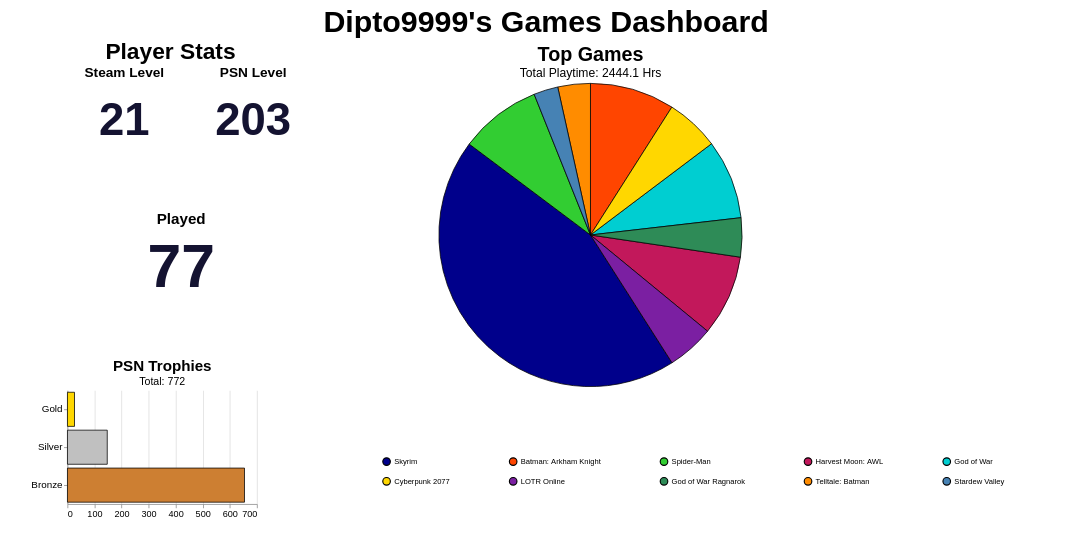

Express this chart as Vega-Lite.
### Vega-Lite specification from a JSON file in a GitHub repository (floating-point values rounded to 4 significant figures)
{"background": null, "config": {"view": {"continuousWidth": 300, "continuousHeight": 300, "strokeOpacity": 0, "strokeWidth": 1.5}, "axis": {"labelFontSize": 12, "titleFontSize": 16}, "legend": {"labelFontSize": 10, "titleFontSize": 16}}, "hconcat": [{"vconcat": [{"hconcat": [{"data": {"name": "data-5d6aeba095252c326bbbfd5f7abdc85a"}, "mark": {"type": "text", "align": "center", "baseline": "middle", "color": "#141331", "fontSize": 60, "fontWeight": "bold"}, "encoding": {"text": {"field": "Value", "type": "quantitative"}, "x": {"axis": null, "field": "Metric", "type": "nominal"}, "y": {"value": 50}}, "height": 150, "title": {"text": "Steam Level", "anchor": "middle", "fontSize": 18}, "width": 150}, {"data": {"name": "data-209579f83bb465219158f903efdbaf51"}, "mark": {"type": "text", "align": "center", "baseline": "middle", "color": "#141331", "fontSize": 60, "fontWeight": "bold"}, "encoding": {"text": {"field": "Value", "type": "quantitative"}, "x": {"axis": null, "field": "Metric", "type": "nominal"}, "y": {"value": 50}}, "height": 150, "title": {"text": "PSN Level", "anchor": "middle", "fontSize": 18}, "width": 150}]}, {"data": {"name": "data-0806719922ab0a69d8ed35284b9451c4"}, "mark": {"type": "text", "align": "center", "baseline": "middle", "color": "#141331", "fontSize": 80, "fontWeight": "bold"}, "encoding": {"text": {"field": "Value", "type": "quantitative"}, "x": {"axis": null, "field": "Metric", "type": "nominal"}, "y": {"value": 50}}, "height": 150, "title": {"text": "Played", "anchor": "middle", "fontSize": 20}, "width": 300}, {"data": {"name": "data-b5e5e3621ebe956b3f4f9d97cbbacadf"}, "mark": {"type": "bar", "stroke": "black", "strokeWidth": 1}, "encoding": {"color": {"field": "type", "legend": null, "scale": {"domain": ["Platinum", "Gold", "Silver", "Bronze"], "range": ["#B9F2FF", "#FFD700", "#C0C0C0", "#CD7F32"]}, "type": "nominal"}, "tooltip": [{"field": "type", "title": "Trophy", "type": "nominal"}, {"field": "count", "title": "Count", "type": "quantitative"}], "x": {"axis": {"tickMinStep": 1, "title": ""}, "field": "count", "type": "quantitative"}, "y": {"axis": {"labelFontSize": 13, "title": ""}, "field": "type", "sort": ["Platinum", "Gold", "Silver", "Bronze"], "type": "nominal"}}, "height": 150, "title": {"text": "PSN Trophies", "anchor": "middle", "fontSize": 20, "subtitle": "Total: 772", "subtitleFontSize": 14}, "width": 250}], "title": {"text": "Player Stats", "anchor": "middle", "fontSize": 30}}, {"data": {"name": "data-e02f2c1edd48e33dbb5a48263f5a1ebf"}, "mark": {"type": "arc", "stroke": "black", "strokeWidth": 1}, "encoding": {"color": {"field": "name", "legend": {"columnPadding": 75, "columns": 5, "direction": "horizontal", "labelFontSize": 10, "orient": "bottom", "padding": 75, "rowPadding": 10, "title": "", "titleAlign": "center", "titleFontSize": 16}, "scale": {"range": ["#00008B", "#FF4500", "#32CD32", "#C2185B", "#00CED1", "#FFD700", "#7B1FA2", "#2E8B57", "#FF8C00", "#4682B4", "#808080", "#8B0000", "#20B2AA", "#E91E63", "#006400"]}, "sort": null, "type": "nominal"}, "theta": {"field": "playtime_percentage", "type": "quantitative"}, "tooltip": [{"field": "name", "title": "Game", "type": "nominal"}, {"field": "playtime_forever", "format": ".1f", "title": "Time (Hrs)", "type": "quantitative"}, {"field": "playtime_percentage", "format": ".2f", "title": "Playtime (%)", "type": "quantitative"}]}, "height": 400, "title": {"text": "Top Games", "anchor": "middle", "fontSize": 26, "subtitle": "Total Playtime: 2444.1 Hrs", "subtitleFontSize": 16}, "width": 700}], "padding": {"left": 40, "right": 40, "top": 10, "bottom": 10}, "resolve": {"scale": {"color": "independent"}}, "title": {"text": "Dipto9999's Games Dashboard", "anchor": "middle", "fontSize": 40}, "$schema": "https://vega.github.io/schema/vega-lite/v6.1.0.json", "datasets": {"data-5d6aeba095252c326bbbfd5f7abdc85a": [{"Metric": "Steam Level", "Value": 21}], "data-209579f83bb465219158f903efdbaf51": [{"Metric": "PSN Level", "Value": 203}], "data-0806719922ab0a69d8ed35284b9451c4": [{"Metric": "Played", "Value": 77}], "data-b5e5e3621ebe956b3f4f9d97cbbacadf": [{"type": "Gold", "count": 26}, {"type": "Silver", "count": 147}, {"type": "Bronze", "count": 654}], "data-e02f2c1edd48e33dbb5a48263f5a1ebf": [{"name": "Skyrim", "playtime_forever": 845.3, "playtime_percentage": 44.28}, {"name": "Batman: Arkham Knight", "playtime_forever": 172.2, "playtime_percentage": 9.02}, {"name": "Spider-Man", "playtime_forever": 166.1, "playtime_percentage": 8.7}, {"name": "Harvest Moon: AWL", "playtime_forever": 164.3, "playtime_percentage": 8.61}, {"name": "God of War", "playtime_forever": 161.5, "playtime_percentage": 8.46}, {"name": "Cyberpunk 2077", "playtime_forever": 108.8, "playtime_percentage": 5.7}, {"name": "LOTR Online", "playtime_forever": 95.7, "playtime_percentage": 5.01}, {"name": "God of War Ragnarok", "playtime_forever": 79.36, "playtime_percentage": 4.16}, {"name": "Telltale: Batman", "playtime_forever": 66.22, "playtime_percentage": 3.47}, {"name": "Stardew Valley", "playtime_forever": 49.5, "playtime_percentage": 2.59}]}}
